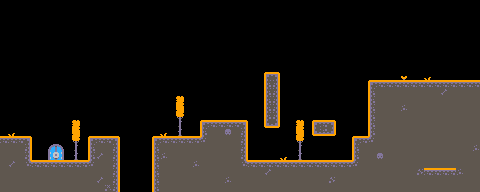

This is a level from a 2D game, rendered from its Tiled map with the project's own tilesets. A one-line summary and the complete map file follow:
An orthogonal 60x24 tile map with 8x8 px tiles, 1 tile layer (ground) and 43 objects (4x ground-enemy, 3x flying-enemy, player, finish).

<map version="1.10" tiledversion="1.11.2" orientation="orthogonal" renderorder="right-down" width="60" height="24" tilewidth="8" tileheight="8" infinite="0" nextlayerid="8" nextobjectid="81">
 <editorsettings>
  <export target="../maps/map4.json" format="json" />
 </editorsettings>
 <tileset firstgid="1" name="tilemap_packed" tilewidth="8" tileheight="8" tilecount="150" columns="15">
  <image source="../tilemap_packed.png" width="120" height="80" />
 </tileset>
 <layer id="1" name="ground" width="60" height="24">
  <data encoding="csv">
0,0,0,0,0,0,0,0,0,0,0,0,0,0,0,0,0,0,0,0,0,0,0,0,0,0,0,0,0,0,0,0,0,0,0,0,0,0,0,0,0,0,0,0,0,0,0,0,0,0,0,0,0,0,0,0,0,0,0,0,
0,0,0,0,0,0,0,0,0,0,0,0,0,0,0,0,0,0,0,0,0,0,0,0,0,0,0,0,0,0,0,0,0,0,0,0,0,0,0,0,0,0,0,0,0,0,0,0,0,0,0,0,0,0,0,0,0,0,0,0,
0,0,0,0,0,0,0,0,0,0,0,0,0,0,0,0,0,0,0,0,0,0,0,0,0,0,0,0,0,0,0,0,0,0,0,0,0,0,0,0,0,0,0,0,0,0,0,0,0,0,0,0,0,0,0,0,0,0,0,0,
0,0,0,0,0,0,0,0,0,0,0,0,0,0,0,0,0,0,0,0,0,0,0,0,0,0,0,0,0,0,0,0,0,0,0,0,0,0,0,0,0,0,0,0,0,0,0,0,0,0,0,0,0,0,0,0,0,0,0,0,
0,0,0,0,0,0,0,0,0,0,0,0,0,0,0,0,0,0,0,0,0,0,0,0,0,0,0,0,0,0,0,0,0,0,0,0,0,0,0,0,0,0,0,0,0,0,0,0,0,0,0,0,0,0,0,0,0,0,0,0,
0,0,0,0,0,0,0,0,0,0,0,0,0,0,0,0,0,0,0,0,0,0,0,0,0,0,0,0,0,0,0,0,0,0,0,0,0,0,0,0,0,0,0,0,0,0,0,0,0,0,0,0,0,0,0,0,0,0,0,0,
0,0,0,0,0,0,0,0,0,0,0,0,0,0,0,0,0,0,0,0,0,0,0,0,0,0,0,0,0,0,0,0,0,0,0,0,0,0,0,0,0,0,0,0,0,0,0,0,0,0,0,0,0,0,0,0,0,0,0,0,
0,0,0,0,0,0,0,0,0,0,0,0,0,0,0,0,0,0,0,0,0,0,0,0,0,0,0,0,0,0,0,0,0,0,0,0,0,0,0,0,0,0,0,0,0,0,0,0,0,0,0,0,0,0,0,0,0,0,0,0,
0,0,0,0,0,0,0,0,0,0,0,0,0,0,0,0,0,0,0,0,0,0,0,0,0,0,0,0,0,0,0,0,0,0,0,0,0,0,0,0,0,0,0,0,0,0,0,0,0,0,0,0,0,0,0,0,0,0,0,0,
0,0,0,0,0,0,0,0,0,0,0,0,0,0,0,0,0,0,0,0,0,0,0,0,0,0,0,0,0,0,0,0,0,64,65,0,0,0,0,0,0,0,0,0,0,0,0,0,0,0,81,0,0,66,0,0,0,0,0,0,
0,0,0,0,0,0,0,0,0,0,0,0,0,0,0,0,0,0,0,0,0,0,0,0,0,0,0,0,0,0,0,0,0,21,19,0,0,0,0,0,0,0,0,0,0,0,64,35,35,35,35,35,35,35,35,35,35,35,35,35,
0,0,0,0,0,0,0,0,0,0,0,0,0,0,0,0,0,0,0,0,0,0,0,0,0,0,0,0,0,0,0,0,0,21,19,0,0,0,0,0,0,0,0,0,0,0,21,3,3,3,3,3,3,3,3,25,3,3,3,3,
0,0,0,0,0,0,0,0,0,0,0,0,0,0,0,0,0,0,0,0,0,0,2,0,0,0,0,0,0,0,0,0,0,21,19,0,0,0,0,0,0,0,0,0,0,0,21,3,3,3,3,3,3,3,3,3,3,3,3,3,
0,0,0,0,0,0,0,0,0,0,0,0,0,0,0,0,0,0,0,0,0,0,17,0,0,0,0,0,0,0,0,0,0,21,19,0,0,0,0,0,0,0,0,0,0,0,21,3,3,3,18,3,3,3,3,3,3,3,3,3,
0,0,0,0,0,0,0,0,0,0,0,0,0,0,0,0,0,0,0,0,0,0,32,0,0,0,0,0,0,0,0,0,0,21,19,0,0,0,0,0,0,0,0,0,0,0,21,3,3,3,3,3,3,3,3,3,3,3,3,3,
0,0,0,0,0,0,0,0,0,2,0,0,0,0,0,0,0,0,0,0,0,0,47,0,0,64,35,35,35,35,65,0,0,79,80,0,0,2,0,64,35,65,0,0,0,0,21,3,3,3,3,3,3,3,3,3,3,3,3,3,
0,66,0,0,0,0,0,0,0,17,0,0,0,0,0,0,0,0,0,0,66,0,62,0,0,21,3,3,40,3,19,0,0,0,0,0,0,17,0,79,5,80,0,0,0,0,21,3,3,3,3,3,3,3,3,3,3,3,3,3,
35,35,35,65,0,0,0,0,0,32,0,64,35,35,65,0,0,0,0,64,35,35,35,35,35,36,3,3,3,3,19,0,0,0,0,0,0,32,0,0,0,0,0,0,64,35,36,3,3,3,3,3,3,3,3,3,3,3,3,3,
3,3,3,19,0,0,102,103,0,47,0,21,3,3,19,0,0,0,0,21,3,3,3,3,3,3,3,3,3,3,19,0,0,0,0,0,0,47,0,0,0,0,0,0,21,3,3,3,3,3,3,3,3,3,3,3,3,3,3,18,
3,3,3,19,0,0,117,118,0,62,0,21,25,3,19,0,0,0,0,21,18,3,3,3,3,3,3,3,3,3,19,0,0,0,0,66,0,62,0,0,0,0,0,0,21,3,3,40,3,3,3,3,3,3,3,3,3,3,3,3,
3,25,3,34,35,35,35,35,35,35,35,36,3,3,19,0,0,0,0,21,3,3,3,3,18,3,3,3,3,3,34,35,35,35,35,35,35,35,35,35,35,35,35,35,36,3,3,3,3,3,3,3,3,3,3,3,3,3,3,3,
3,3,3,3,3,3,3,3,3,3,3,3,3,3,19,0,0,0,0,21,3,3,3,3,3,3,3,3,3,3,3,3,3,25,3,3,3,3,3,3,3,3,3,3,3,3,3,3,3,3,3,3,10,35,35,35,35,18,3,3,
3,3,3,3,3,3,3,3,3,3,3,3,25,3,19,0,0,0,0,21,3,3,3,3,3,3,3,3,18,3,3,3,3,3,3,3,3,3,3,3,3,10,3,3,3,3,3,3,3,3,3,3,3,3,3,3,3,3,3,3,
3,3,3,3,3,3,3,3,3,3,3,3,3,33,19,0,0,0,0,21,3,3,3,3,3,3,3,3,3,3,3,3,3,3,3,3,3,3,3,3,3,3,3,3,3,3,3,3,3,3,3,3,3,3,3,3,3,3,3,3
</data>
 </layer>
 <objectgroup id="7" name="world">
  <object id="16" name="player" gid="106" x="51.0292" y="151.789" width="8" height="8" />
  <object id="17" name="finish" gid="74" x="464" y="80" width="8" height="8" />
 </objectgroup>
 <objectgroup id="4" name="coins">
  <object id="7" gid="89" x="8" y="120" width="8" height="8" />
  <object id="8" gid="89" x="16" y="120" width="8" height="8" />
  <object id="37" gid="89" x="136" y="112" width="8" height="8" />
  <object id="38" gid="89" x="208" y="96" width="8" height="8" />
  <object id="40" gid="89" x="232" y="80" width="8" height="8" />
  <object id="41" gid="89" x="232" y="72" width="8" height="8" />
  <object id="42" gid="89" x="232" y="64" width="8" height="8" />
  <object id="44" gid="89" x="312" y="104" width="8" height="8" />
  <object id="45" gid="89" x="320" y="104" width="8" height="8" />
  <object id="46" gid="89" x="264" y="56" width="8" height="8" />
  <object id="47" gid="89" x="272" y="56" width="8" height="8" />
  <object id="49" gid="89" x="232" y="56" width="8" height="8" />
  <object id="51" gid="89" x="328" y="104" width="8" height="8" />
  <object id="52" gid="89" x="216" y="96" width="8" height="8" />
  <object id="55" gid="89" x="120" y="112" width="8" height="8" />
  <object id="56" gid="89" x="144" y="112" width="8" height="8" />
  <object id="57" gid="89" x="152" y="112" width="8" height="8" />
  <object id="58" gid="89" x="112" y="112" width="8" height="8" />
  <object id="65" gid="89" x="408" y="72" width="8" height="8" />
  <object id="66" gid="89" x="416" y="72" width="8" height="8" />
  <object id="69" gid="89" x="128" y="112" width="8" height="8" />
  <object id="73" gid="89" x="424" y="72" width="8" height="8" />
  <object id="74" gid="89" x="432" y="72" width="8" height="8" />
  <object id="79" gid="89" x="288" y="128" width="8" height="8" />
  <object id="80" gid="89" x="288" y="120" width="8" height="8" />
 </objectgroup>
 <objectgroup id="5" name="enemies">
  <object id="18" name="ground-enemy" gid="115" x="16" y="136" width="8" height="8" />
  <object id="19" name="flying-enemy" gid="115" x="104" y="120" width="8" height="8">
   <properties>
    <property name="path" value="[{&quot;x&quot;:7,&quot;y&quot;:0}, {&quot;x&quot;:0,&quot;y&quot;:0}]" />
   </properties>
  </object>
  <object id="21" name="ground-enemy" gid="115" x="272" y="160" width="8" height="8" />
  <object id="31" name="ground-enemy" gid="115" x="312" y="160" width="8" height="8" />
  <object id="54" name="ground-enemy" gid="115" x="184" y="136" width="8" height="8" />
  <object id="59" name="flying-enemy" gid="115" x="360" y="72" width="8" height="8">
   <properties>
    <property name="path" value="[{&quot;x&quot;:5,&quot;y&quot;:0}, {&quot;x&quot;:0,&quot;y&quot;:0}]" />
   </properties>
  </object>
  <object id="61" name="flying-enemy" gid="115" x="392" y="64" width="8" height="8">
   <properties>
    <property name="path" value="[{&quot;x&quot;:5,&quot;y&quot;:0}, {&quot;x&quot;:0,&quot;y&quot;:0}]" />
   </properties>
  </object>
 </objectgroup>
 <objectgroup id="6" name="jumpers">
  <object id="53" gid="16" x="320" y="120" width="8" height="8" />
 </objectgroup>
 <objectgroup id="2" name="spikes">
  <object id="22" gid="76" x="320" y="160" width="8" height="8" />
  <object id="23" gid="76" x="264" y="160" width="8" height="8" />
  <object id="25" gid="76" x="200" y="120" width="8" height="8" />
  <object id="26" gid="76" x="224" y="120" width="8" height="8" />
  <object id="60" gid="76" x="384" y="80" width="8" height="8" />
  <object id="62" gid="76" x="440" y="80" width="8" height="8" />
  <object id="71" gid="76" x="232" y="120" width="8" height="8" />
  <object id="72" gid="76" x="240" y="120" width="8" height="8" />
 </objectgroup>
</map>
